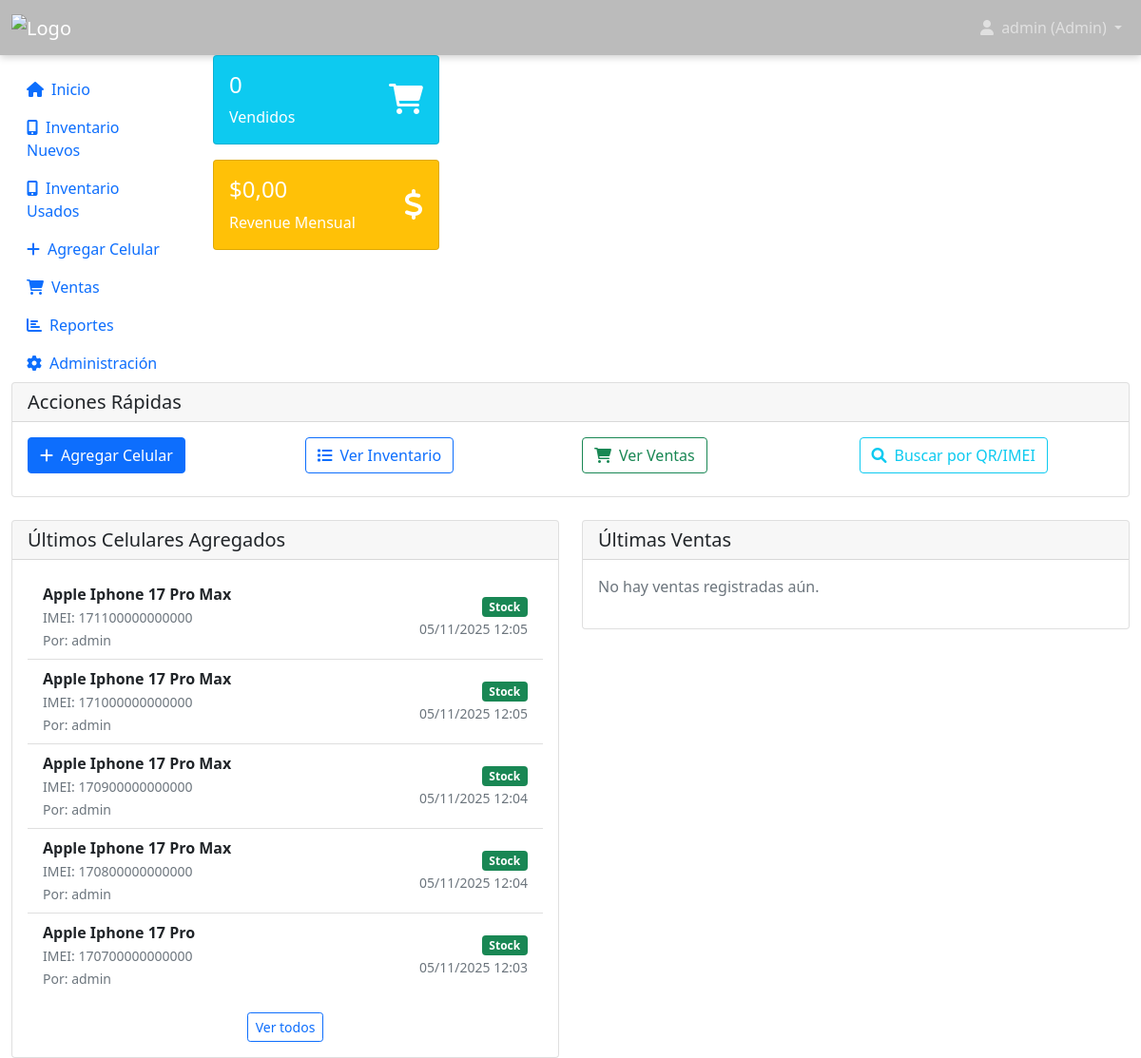
The page / (signed in) on the database as committed earlier.
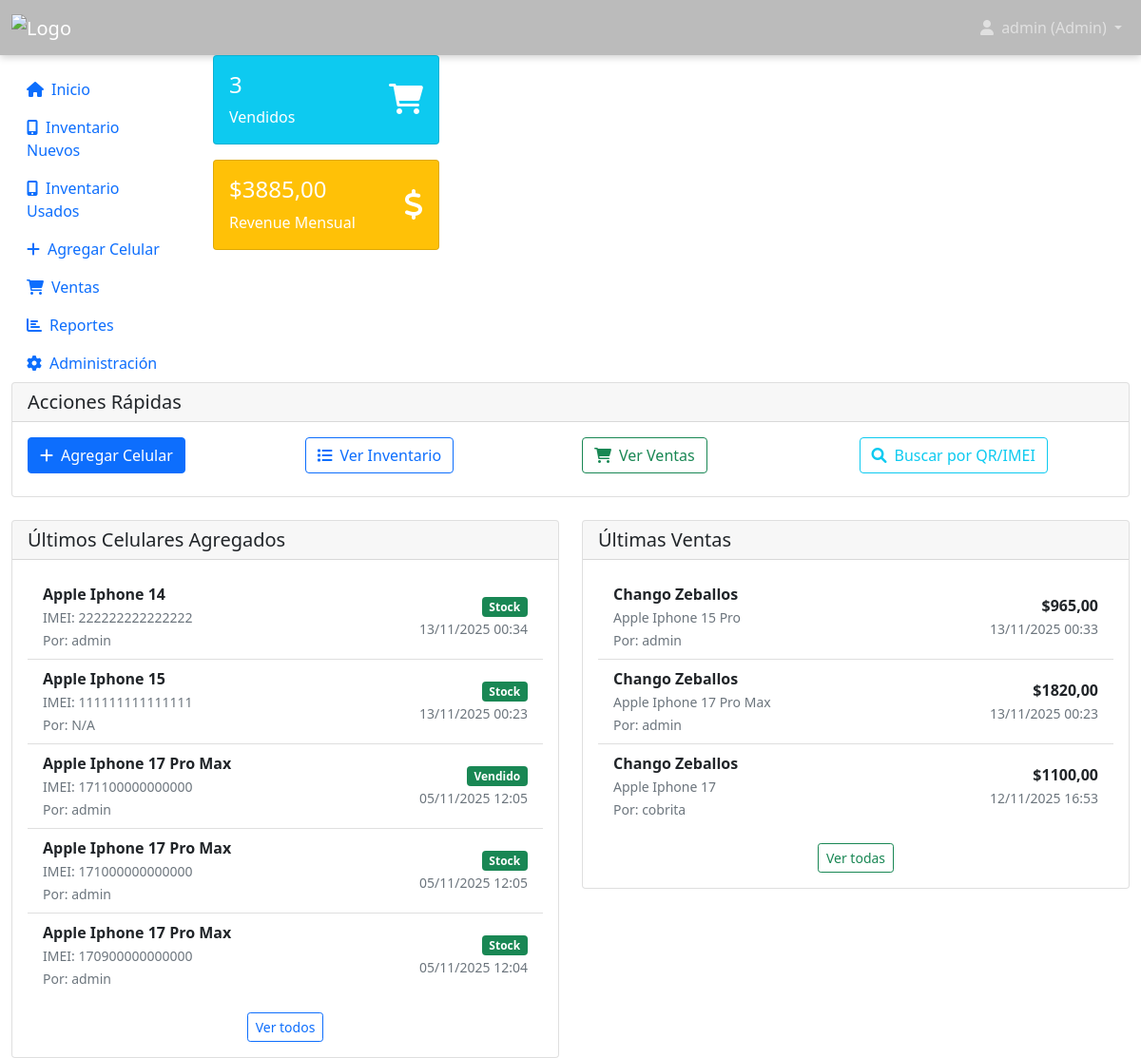
The same page on the database as committed later.
### inventory/models.py (models this page shows, shortened)
class Phone(models.Model):
    internal_code = models.CharField(
        max_length=30,
        unique=True,
        blank=True,
        null=True,
        verbose_name='Código interno'
    )
    battery_percentage = models.PositiveIntegerField(
        default=100,
        verbose_name='Porcentaje de batería'
    )
    ACQUISITION_CHOICES = [
        ('mayorista', 'Compra mayorista'),
        ('parte_pago', 'Parte de pago'),
        ('', 'No aplica'),
    ]
    acquisition_type = models.CharField(
        max_length=20,
        choices=ACQUISITION_CHOICES,
        blank=True,
        default='',
        verbose_name='Tipo de adquisición'
    )
    acquired_from = models.ForeignKey(
        'Customer',
        on_delete=models.SET_NULL,
        null=True,
        blank=True,
        verbose_name='Cliente que entregó',
        help_text='Solo si fue parte de pago',
        related_name='phones_acquired'
    )
    """
    Modelo principal para los celulares en inventario
    """
    STATUS_CHOICES = [
        ('available', 'Stock'),          # antes Disponible
        ('reserved', 'Reservado'),
        ('sold', 'Vendido'),
        ('service', 'Servicio técnico'), # nuevo (reemplaza damaged como estado operativo)
        ('in_transit', 'En camino'),
        ('warehouse', 'Depósito'),       # nuevo: almacenado fuera de sala de ventas
    ]
    CONDITION_CHOICES = [
        ('new', 'Nuevo'),
        ('used', 'Usado'),
        ('refurbished', 'Reacondicionado'),
    ]
    imei_validator = RegexValidator(
        regex=r'^\d{15}$',
        message='El IMEI debe tener exactamente 15 dígitos'
    )
    id = models.UUIDField(
        primary_key=True,
        default=uuid.uuid4,
        editable=False
    )
    model = models.ForeignKey(
        PhoneModel,
        on_delete=models.CASCADE,
        verbose_name='Modelo'
    )
    imei = models.CharField(
        max_length=15,
        unique=True,
        validators=[imei_validator],
        verbose_name='IMEI'
    )
    status = models.CharField(
        max_length=20,
        choices=STATUS_CHOICES,
        default='available',
        verbose_name='Estado'
    )
    condition = models.CharField(
        max_length=20,
        choices=CONDITION_CHOICES,
        default='new',
        verbose_name='Condición'
    )
    price = models.DecimalField(
        max_digits=10,
        decimal_places=2,
        verbose_name='Precio'
    )
    storage_capacity = models.CharField(
        max_length=10,
        blank=True,
        verbose_name='Capacidad de almacenamiento'
    )
    color = models.CharField(
        max_length=30,
        blank=True,
        verbose_name='Color'
    )
    notes = models.TextField(
        blank=True,
        verbose_name='Notas'
    )
    added_by = models.ForeignKey(
        CustomUser,
        on_delete=models.SET_NULL,
        null=True,
        related_name='phones_added',
        verbose_name='Agregado por'
    )
    created_at = models.DateTimeField(
        auto_now_add=True,
        verbose_name='Fecha de ingreso'
    )
    updated_at = models.DateTimeField(
        auto_now=True,
        verbose_name='Última modificación'
    )
    class Meta:
        verbose_name = 'Celular'
        verbose_name_plural = 'Celulares'
        ordering = ['-created_at']

class PhoneModel(models.Model):
    brand = models.ForeignKey(
        Brand,
        on_delete=models.CASCADE,
        verbose_name='Marca'
    )
    name = models.CharField(
        max_length=100,
        verbose_name='Nombre del modelo'
    )
    is_active = models.BooleanField(
        default=True,
        verbose_name='Activo'
    )
    created_at = models.DateTimeField(
        auto_now_add=True,
        verbose_name='Fecha de creación'
    )
    class Meta:
        verbose_name = 'Modelo de celular'
        verbose_name_plural = 'Modelos de celulares'
        unique_together = ['brand', 'name']
        ordering = ['brand__name', 'name']
    def __str__(self):
        return f"{self.brand.name} {self.name}"

class Brand(models.Model):
    name = models.CharField(
        max_length=50,
        unique=True,
        verbose_name='Nombre'
    )
    is_active = models.BooleanField(
        default=True,
        verbose_name='Activa'
    )
    created_at = models.DateTimeField(
        auto_now_add=True,
        verbose_name='Fecha de creación'
    )
    class Meta:
        verbose_name = 'Marca'
        verbose_name_plural = 'Marcas'
        ordering = ['name']

class CustomUser(AbstractUser):
    ROLE_CHOICES = [
        ('admin', 'Administrador'),
        ('employee', 'Empleado'),
    ]
    role = models.CharField(
        max_length=10,
        choices=ROLE_CHOICES,
        default='employee',
        verbose_name='Rol'
    )
    phone = models.CharField(
        max_length=20,
        blank=True,
        verbose_name='Teléfono'
    )
    created_at = models.DateTimeField(
        auto_now_add=True,
        verbose_name='Fecha de creación'
    )
    is_active_employee = models.BooleanField(
        default=True,
        verbose_name='Empleado activo'
    )
    class Meta:
        verbose_name = 'Usuario'
        verbose_name_plural = 'Usuarios'

class Sale(models.Model):
    PAYMENT_METHODS = [
        ('cash', 'Efectivo'),
        ('card', 'Tarjeta'),
        ('transfer', 'Transferencia'),
        ('financing', 'Financiación'),
        ('mixed', 'Mixto'),
    ]
    id = models.UUIDField(
        primary_key=True,
        default=uuid.uuid4,
        editable=False
    )
    phone = models.OneToOneField(
        Phone,
        on_delete=models.CASCADE,
        verbose_name='Celular'
    )
    customer = models.ForeignKey(
        Customer,
        on_delete=models.CASCADE,
        verbose_name='Cliente'
    )
    sale_price = models.DecimalField(
        max_digits=10,
        decimal_places=2,
        verbose_name='Precio de venta'
    )
    payment_method = models.CharField(
        max_length=20,
        choices=PAYMENT_METHODS,
        verbose_name='Forma de pago'
    )
    is_picked_up = models.BooleanField(
        default=False,
        verbose_name='Retirado'
    )
    pickup_date = models.DateTimeField(
        null=True,
        blank=True,
        verbose_name='Fecha de retiro'
    )
    has_trade_in = models.BooleanField(
        default=False,
        verbose_name='Tiene parte de pago'
    )
    trade_in_phone = models.ForeignKey(
        Phone,
        on_delete=models.SET_NULL,
        null=True,
        blank=True,
        related_name='trade_in_sales',
        verbose_name='Celular en parte de pago'
    )
    trade_in_value = models.DecimalField(
        max_digits=10,
        decimal_places=2,
        null=True,
        blank=True,
        verbose_name='Valor parte de pago'
    )
    sold_by = models.ForeignKey(
        CustomUser,
        on_delete=models.SET_NULL,
        null=True,
        verbose_name='Vendido por'
    )
    sale_date = models.DateTimeField(
        auto_now_add=True,
        verbose_name='Fecha de venta'
    )
    notes = models.TextField(
        blank=True,
        verbose_name='Notas'
    )
    class Meta:
        verbose_name = 'Venta'
        verbose_name_plural = 'Ventas'
        ordering = ['-sale_date']

class Customer(models.Model):
    name = models.CharField(
        max_length=100,
        verbose_name='Nombre completo'
    )
    email = models.EmailField(
        blank=True,
        verbose_name='Email'
    )
    phone = models.CharField(
        max_length=20,
        blank=True,
        verbose_name='Teléfono'
    )
    address = models.TextField(
        blank=True,
        verbose_name='Dirección'
    )
    dni = models.CharField(
        max_length=20,
        blank=True,
        verbose_name='DNI/Documento'
    )
    created_at = models.DateTimeField(
        auto_now_add=True,
        verbose_name='Fecha de registro'
    )
    class Meta:
        verbose_name = 'Cliente'
        verbose_name_plural = 'Clientes'
        ordering = ['name']

### inventory/views.py (the view)
# urls.py: path('', views.home, name='home'),
@login_required
def home(request):
    if hasattr(request.user, 'role') and request.user.role == 'employee':
        return redirect('inventory_new_list')
    total_phones = Phone.objects.count()
    available_phones = Phone.objects.filter(status='available').count()
    sold_phones = Phone.objects.filter(status='sold').count()
    reserved_phones = Phone.objects.filter(status='reserved').count()
    current_month = timezone.now().replace(day=1, hour=0, minute=0, second=0, microsecond=0)
    monthly_sales = Sale.objects.filter(sale_date__gte=current_month).count()
    monthly_revenue = Sale.objects.filter(
        sale_date__gte=current_month
    ).aggregate(total=Sum('sale_price'))['total'] or 0
    recent_phones = Phone.objects.select_related('model__brand', 'added_by').order_by('-created_at')[:5]
    recent_sales = Sale.objects.select_related('phone__model__brand', 'customer', 'sold_by').order_by('-sale_date')[:5]
    context = {
        'total_phones': total_phones,
        'available_phones': available_phones,
        'sold_phones': sold_phones,
        'reserved_phones': reserved_phones,
        'monthly_sales': monthly_sales,
        'monthly_revenue': monthly_revenue,
        'recent_phones': recent_phones,
        'recent_sales': recent_sales,
    }
    return render(request, 'inventory/home.html', context)

### inventory/context_processors.py (called while the page is built)
def user_info(request):
    context = {}
    if request.user.is_authenticated:
        context['user_role'] = 'admin' if request.user.is_staff else 'empleado'
        context['user_full_name'] = request.user.get_full_name() or request.user.username
    return context

### templates/inventory/home.html (shortened to what the changed rows need)
{% extends 'base.html' %}
{% block content %}
    <div class="col-md-3 mb-3">
        <div class="card bg-info text-white">
            <div class="card-body">
                <div class="d-flex justify-content-between">
                    <div>
                        <h4 class="card-title">{{ sold_phones }}</h4>
                        <p class="card-text">Vendidos</p>
                    </div>
                </div>
            </div>
        </div>
    </div>
    <div class="col-md-3 mb-3">
        <div class="card bg-warning text-white">
            <div class="card-body">
                <div class="d-flex justify-content-between">
                    <div>
                        <h4 class="card-title">${{ monthly_revenue|floatformat:2 }}</h4>
                        <p class="card-text">Revenue Mensual</p>
                    </div>
                </div>
            </div>
        </div>
    </div>
</div>
<div class="row">
    <div class="col-md-6">
        <div class="card">
            <div class="card-body">
                {% if recent_phones %}
                    <div class="list-group list-group-flush">
                        {% for phone in recent_phones %}
                            <div class="list-group-item d-flex justify-content-between align-items-center">
                                <div>
                                    <strong>{{ phone.model }}</strong><br>
                                    <small class="text-muted">IMEI: {{ phone.imei }}</small><br>
                                    <small class="text-muted">Por: {% if phone.added_by %}{{ phone.added_by.get_full_name|default:phone.added_by.username }}{% else %}N/A{% endif %}</small>
                                </div>
                                <div class="text-end">
                                    <span class="badge bg-{{ phone.status|yesno:'success,warning,danger' }} status-badge">
                                        {{ phone.get_status_display }}
                                    </span><br>
                                    <small class="text-muted">{{ phone.created_at|date:"d/m/Y H:i" }}</small>
                                </div>
                            </div>
                        {% endfor %}
                    </div>
                {% else %}
                    <p class="text-muted">No hay celulares registrados aún.</p>
                {% endif %}
            </div>
        </div>
    </div>
    <div class="col-md-6">
        <div class="card">
            <div class="card-body">
                {% if recent_sales %}
                    <div class="list-group list-group-flush">
                        {% for sale in recent_sales %}
                            <div class="list-group-item d-flex justify-content-between align-items-center">
                                <div>
                                    <strong>{{ sale.customer.name }}</strong><br>
                                    <small class="text-muted">{{ sale.phone.model }}</small><br>
                                    <small class="text-muted">Por: {% if sale.sold_by %}{{ sale.sold_by.get_full_name|default:sale.sold_by.username }}{% else %}N/A{% endif %}</small>
                                </div>
                                <div class="text-end">
                                    <strong>${{ sale.sale_price }}</strong><br>
                                    <small class="text-muted">{{ sale.sale_date|date:"d/m/Y H:i" }}</small>
                                </div>
                            </div>
                        {% endfor %}
                    </div>
                    <div class="text-center mt-3">
                        <a href="{% url 'sales_list' %}" class="btn btn-sm btn-outline-success">Ver todas</a>
                    </div>
                {% else %}
                    <p class="text-muted">No hay ventas registradas aún.</p>
                {% endif %}
            </div>
        </div>
    </div>
</div>
{% endblock %}

Rows that differ between the two databases and show on the page:
no longer on this page (row unchanged): Phone: model "Apple Iphone 17 Pro Max", imei "170800000000000", added_by.get_full_name "admin", status "Stock", created_at "05/11/2025 12:04"
no longer on this page (row unchanged): Phone: model "Apple Iphone 17 Pro", imei "170700000000000", added_by.get_full_name "admin", status "Stock", created_at "05/11/2025 12:03"
added Phone: model "Apple Iphone 14", imei "222222222222222", added_by.get_full_name "admin", status "Stock", created_at "13/11/2025 00:34"
added Phone: model "Apple Iphone 15", imei "111111111111111", shows "N/A", status "Stock", created_at "13/11/2025 00:23"
changed Phone: status "Stock" → "Vendido"
added Sale: customer.name "Chango Zeballos", phone.model "Apple Iphone 15 Pro", sold_by.get_full_name "admin", sale_price "965,00", sale_date "13/11/2025 00:33"
added Sale: customer.name "Chango Zeballos", phone.model "Apple Iphone 17 Pro Max", sold_by.get_full_name "admin", sale_price "1820,00", sale_date "13/11/2025 00:23"
added Sale: customer.name "Chango Zeballos", phone.model "Apple Iphone 17", sold_by.get_full_name "cobrita", sale_price "1100,00", sale_date "12/11/2025 16:53"
Other text that changed with them:
{{ sold_phones }}: "0" → "3"
{{ monthly_revenue|floatformat:2 }}: "0,00" → "3885,00"
text no longer shown: "No hay ventas registradas aún."
text now shown: "Ver todas"
